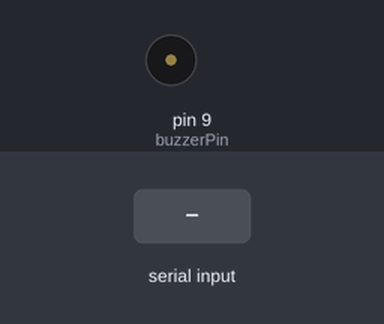
Simulated run of this sketch. Board: Arduino Uno, built with avr-gcc and run on an emulated ATmega328P. On the bench: buzzer (waves = sounding). Inputs (shaded band) come from the test bench. What the sketch prints to the serial monitor is not drawn.

Above: at 1.3 s.
1.4 s: "1" received over Serial
At 2.1 s:
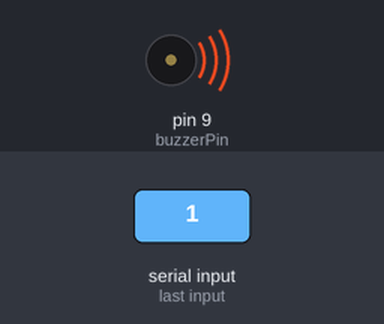
Timing chart, 0 to 12.9 s (numbered marks = the images above; inputs shaded):
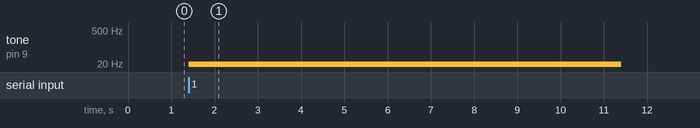

The sketch:

buzzer_sound_waves_abgtd_based_system.ino
```cpp
// PROGRAM DESCRIPTION VIDEO AT http://www.youtube.com/@himanshusingheducationist7700
// ARDUINO UNO MICROCONTROLLER BASED PROGRAMS
// FOR O LEVEL COURSE BY NIELIT
// Internet of Things and Its Applications M1-R5
// PROGRAM BY HIMANSHU SINGH
// PROGRAM :4
// Write a program to interface buzzer with Arduino board to buzz on/off with the delay of1sec
// Define the pin to which the buzzer is connected
const int buzzerPin = 9;  // You can change this to the actual pin number you are using

void setup()
{
  Serial.begin(9600);
  // Set the buzzer pin as an OUTPUT
  pinMode(buzzerPin, OUTPUT);
  Serial.println("FREQUNCY BASED SOUND SYSTEM: ");
  Serial.println("WHICH FREQUENCY YOU WANT TO LISTEN: ");
  Serial.println("PRESS 1 FOR: DELTA 0.5-4 ");
  Serial.println("PRESS 2 FOR: THETA 4-8 ");
  Serial.println("PRESS 3 FOR: ALPHA 8-12 ");
  Serial.println("PRESS 4 FOR: BETA 12-30 ");
}

void loop() {

  char ch;

  ch=Serial.read();
  if(ch=='1')
  {
    digitalWrite(buzzerPin, HIGH);
    tone(9,4,10000);
    delay(10000);
    noTone(9);


  }
  else if(ch=='2')
  {
    digitalWrite(buzzerPin, HIGH);
    tone(9,8,10000);
    delay(10000);
    noTone(9);
  }
  else if(ch=='3')
  {
    digitalWrite(buzzerPin, HIGH);
    tone(9,12,10000);
    delay(10000);
    noTone(9);
  }
  else if(ch=='4')
  {
    digitalWrite(buzzerPin, HIGH);
    tone(9,30,100000);
    delay(10000);
    noTone(9);
  }

  }
```

Measured:
- after the input at 1.4 s, tone on pin 9 (buzzerPin): silent → 4 Hz at once, → silent 10.0 s later
